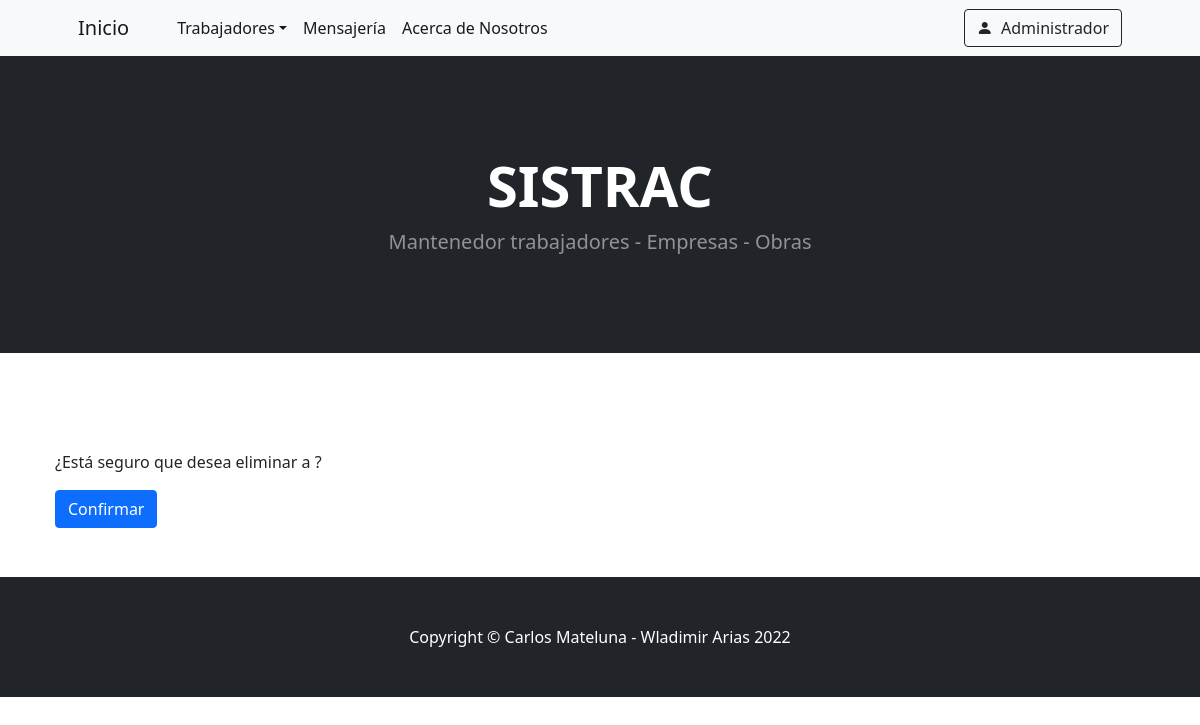
Page /app/confirm_eliminar_trabajador/1 (signed in) on the earlier database version.
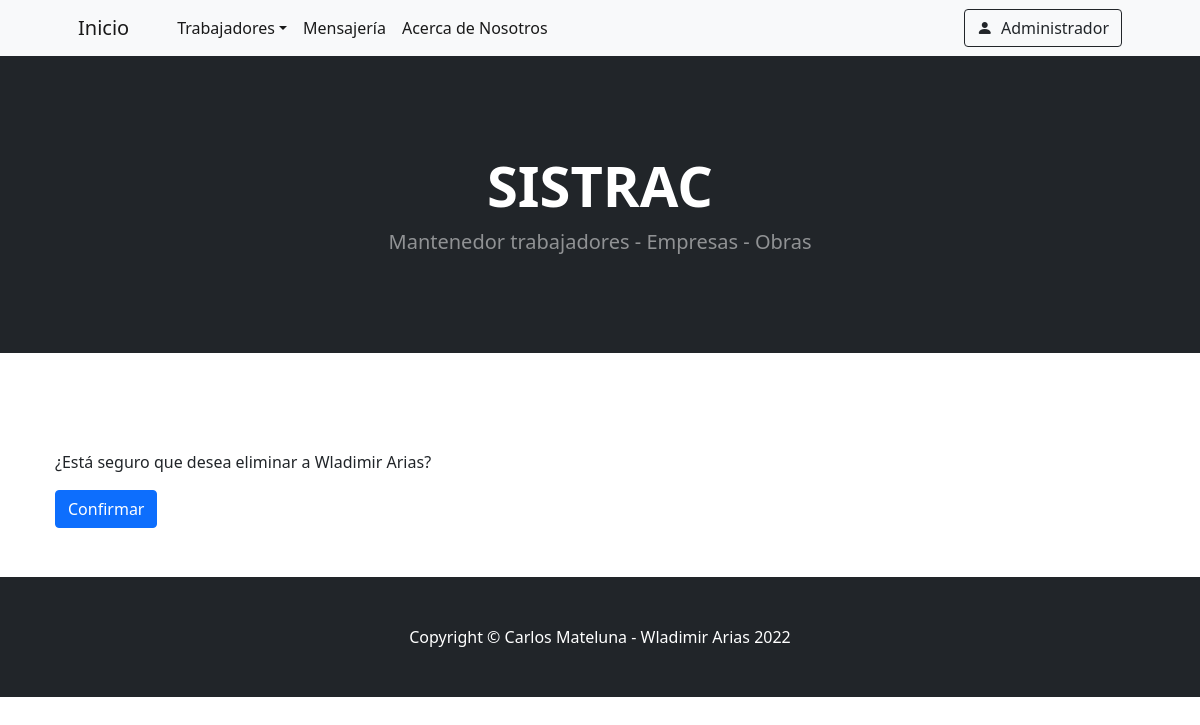
Same page on the later database version.
### app/models.py (models this page shows, shortened)
class Trabajadores(models.Model):
    run = models.IntegerField()
    nombre = models.CharField(max_length=250)
    apellido = models.CharField(max_length=250)
    edad = models.IntegerField()
    email = models.EmailField()
    cargo = models.CharField(max_length=100)
    imagen_cargo = models.ImageField(upload_to="trabajadores", null=True, blank=True)
    user = models.ForeignKey(User, on_delete=models.CASCADE)
    fecha_ingreso = models.DateField()

### app/views.py (the view)
# urls.py: path("confirm_eliminar_trabajador/<id>", confirmar_eliminar_trabajador, name="app-confirm-eliminar-trabajador"),
@login_required
def confirmar_eliminar_trabajador(request, id):
    trabajador_model = Trabajadores.objects.filter(id=id).order_by("-id")
    if len(trabajador_model) > 0:
        trabajador = trabajador_model[0]
    else:
        trabajador = ""
    return render(request, "app/confirm_eliminar_trabajador.html", {"trabajador": trabajador})

### app/templates/app/confirm_eliminar_trabajador.html
{% extends 'app/base.html' %} {% block contenido %}
<table>
    <tr>
        <td>
            <p>¿Está seguro que desea eliminar a {{ trabajador.nombre }} {{ trabajador.apellido }}?</p>
            <a class="btn btn-primary" href="{% url 'app-eliminar-trabajador' trabajador.id %}" role="button">Confirmar</a>
        </td>
    </tr>
</table>
{% endblock %}

Differences in the rows shown:
now on this page (row edited): Trabajadores: nombre "Wladimir", apellido "Arias"
